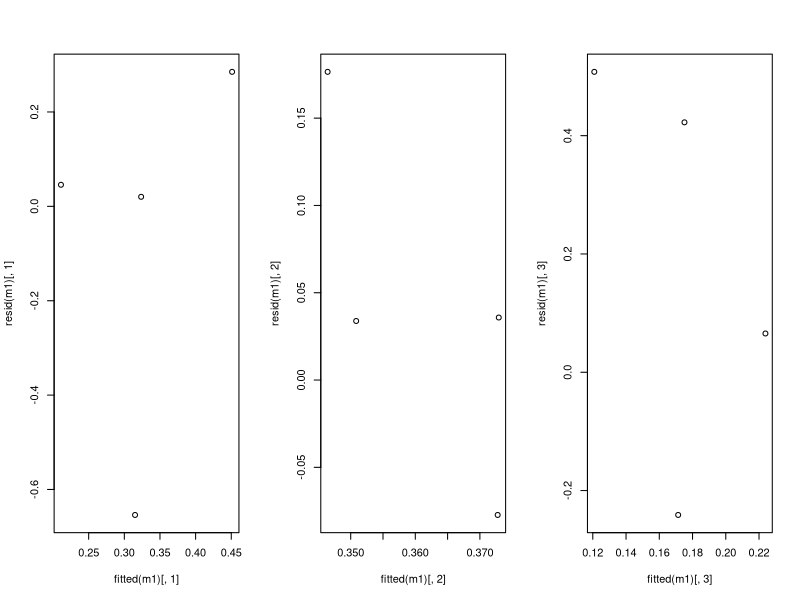

Write R code to recreate this figure.
#exercise 2

#a
install.packages("VGAM")
response<-matrix(c(28,4,41,12,45,12,44,7,29,5,20,3,26,2,20,1),ncol=4)
response
gender<-factor(rep(1:2,times=2))
gender
treatment<-factor(rep(1:2,each=2))
treatment

library(VGAM)

m1<-vglm(response~treatment+gender,cumulative(parallel = T))
summary(m1)
exp(coef(m1))

##exp(b01)=0.27. The odds ratio for those who will have Progressive Treatment for Males and Sequential Treatment 0.27.

##exp(b02)=1.28. The odds ratio for those who will have No_Change Treatment for Males and Sequential Treatment 1.28.

##exp(b03)=3.67. The odds ratio for those who will have Partial_Remission Treatment for Males and Sequential Treatment is 3.67.

##exp(b1)=1.79.  The odds ratio for Alternating Treatment is 79% bigger than
#the odds for Sequential Treatment for both males and females for any category.

##exp(b2)=1.72.  The odds ratio for Females is 72% bigger than the odds ratio 
#for Males for both Sequential and Alternating method for any category.

#b
par(mfrow=c(1,3))
plot(fitted(m1)[,1], resid(m1)[,1])

plot(fitted(m1)[,2], resid(m1)[,2])

plot(fitted(m1)[,3], resid(m1)[,3])

dim(fitted(m1))
dim(resid(m1))
par(mfrow=c(1,1))
#no patterns emerge , good fit

#c

m2<-vglm(response~treatment*gender,cumulative(parallel = T))
summary(m2)
anova(m2)  #interaction not statistically significant ,so m1 better

#d
m1.npo <- vglm(response~treatment+gender,cumulative)
summary(m1)
summary(m1.npo)

#i compare the 2 models with parallel=T and F and check if 
#proportionality assumption is statistically significant
1 - pchisq(5.5677-2.378,7-3) # do not reject so proportionality holds
